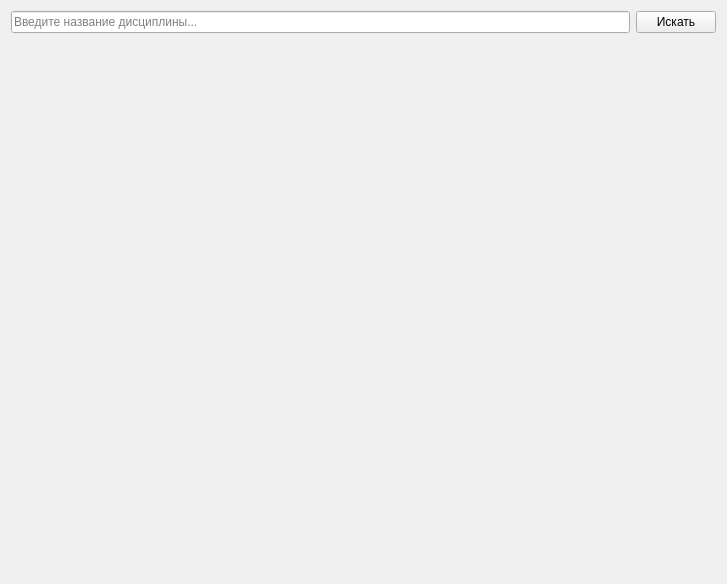
<?xml version="1.0" encoding="UTF-8"?>
<ui version="4.0">
 <class>Diary</class>
 <widget class="QWidget" name="Diary">
  <property name="geometry">
   <rect>
    <x>0</x>
    <y>0</y>
    <width>727</width>
    <height>584</height>
   </rect>
  </property>
  <property name="windowTitle">
   <string>Form</string>
  </property>
  <layout class="QVBoxLayout" name="verticalLayout">
   <item>
    <layout class="QHBoxLayout" name="horizontalLayout">
     <item>
      <widget class="QLineEdit" name="search_line">
       <property name="placeholderText">
        <string>Введите название дисциплины...</string>
       </property>
      </widget>
     </item>
     <item>
      <widget class="QPushButton" name="search_button">
       <property name="text">
        <string>Искать</string>
       </property>
      </widget>
     </item>
    </layout>
   </item>
   <item>
    <widget class="NonClickableTableWidget" name="diary_table">
     <property name="styleSheet">
      <string notr="true">QTableWidget {
    background-color: transparent;
}

/* Убираем стиль для нажатой ячейки */
QTableWidget::item:pressed {
    background-color: transparent;
    border: none;
}

/* Убираем стиль для ячейки в фокусе (редактирование) */
QTableWidget::item:focus {
    background-color: transparent;
    border: none;
}
</string>
     </property>
    </widget>
   </item>
  </layout>
 </widget>
 <customwidgets>
  <customwidget>
   <class>NonClickableTableWidget</class>
   <extends>QTableWidget</extends>
   <header>tables_stuff/nonclickabletablewidget.h</header>
  </customwidget>
 </customwidgets>
 <resources/>
 <connections>
  <connection>
   <sender>search_line</sender>
   <signal>textEdited(QString)</signal>
   <receiver>Diary</receiver>
   <slot>textEdited()</slot>
   <hints>
    <hint type="sourcelabel">
     <x>539</x>
     <y>30</y>
    </hint>
    <hint type="destinationlabel">
     <x>722</x>
     <y>49</y>
    </hint>
   </hints>
  </connection>
 </connections>
 <slots>
  <slot>textEdited()</slot>
 </slots>
</ui>
